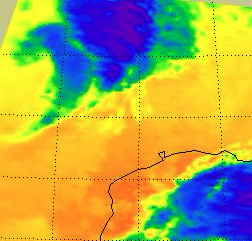
#> input picture images/MODIS_Terra_TrueColor_Texas2.png, 252 x 241 px
$ python bmp-convert.py   (older library calls are emulated)
#> lines starting #> are read from the running program, lines starting #| are printed output that depends on the picture
from PIL import Image

def convert_png_to_bmp(source_path, target_path):
#> called with source_path = 'images/MODIS_Terra_TrueColor_Texas2.png', target_path = 'converted/converted.bmp'
    try:
        # Open the source image
        with Image.open(source_path) as img:
            # Resize the image to 250x250 using LANCZOS resampling (formerly ANTIALIAS)
#> img is the input picture: PIL image 252x241 RGBA; mean R, G, B, A 171.2, 164.6, 83.5, 255
            img = img.resize((250, 250), Image.Resampling.LANCZOS)
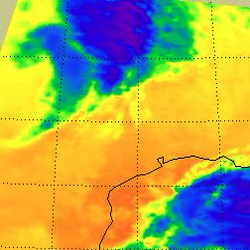
#> img: PIL image 250x250 RGBA; mean R, G, B, A 171, 164.6, 83.5, 255

            # Save the image in BMP format
            img.save(target_path, 'BMP')

        print(f"Image converted and saved as '{target_path}'")
    except Exception as e:
        print(f"An error occurred: {e}")

# Replace 'path/to/source.png' with the path to your PNG file
# Replace 'path/to/target.bmp' with the path where you want to save the BMP file
convert_png_to_bmp('images/MODIS_Terra_TrueColor_Texas2.png', 'converted/converted.bmp')
